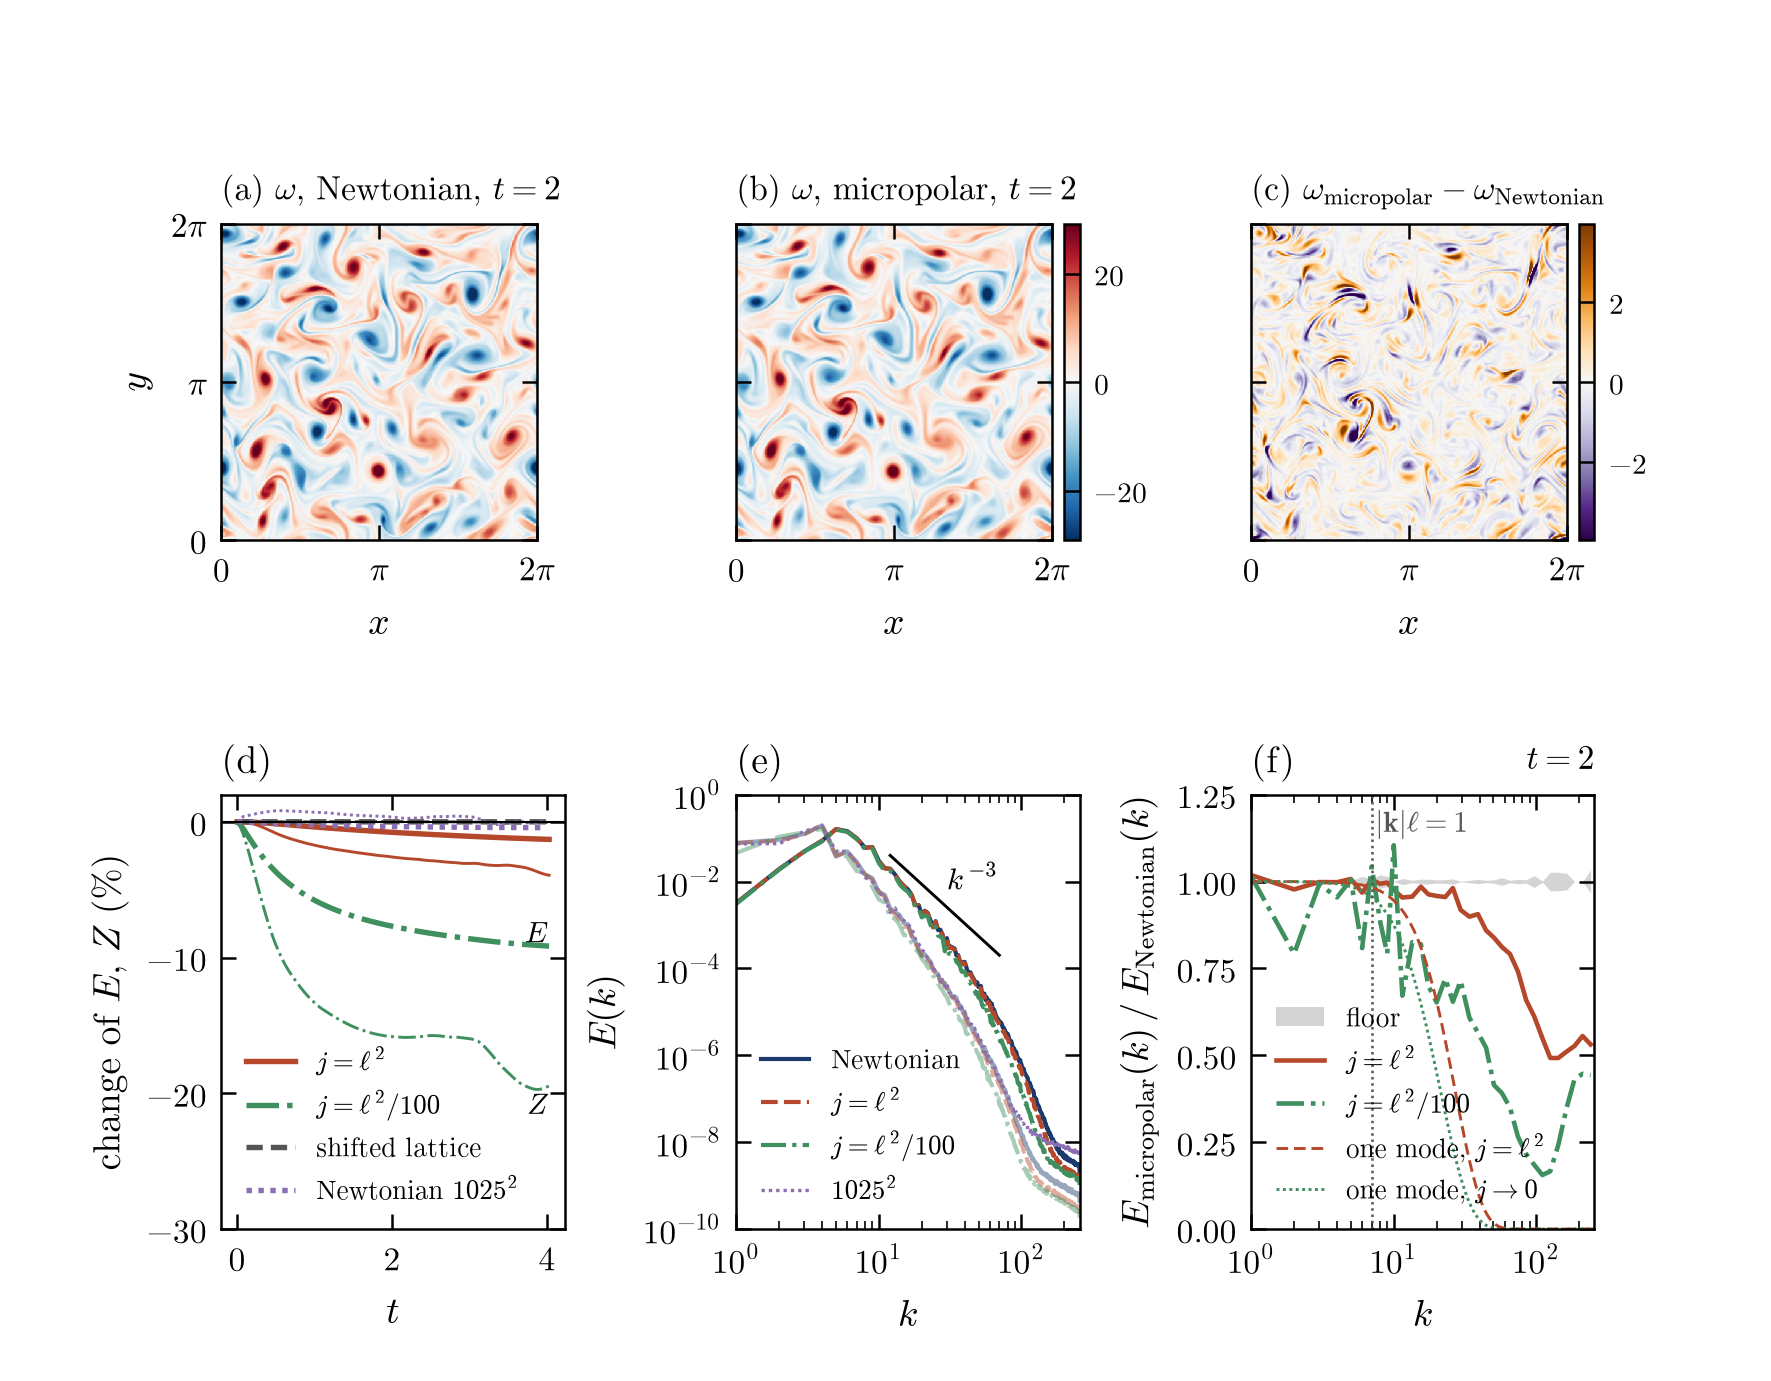

Generate this figure with Python:
"""
Item 24 - decaying 2-D turbulence in the doubly periodic box [0, 2 pi)^2: (a, b) the vorticity of the Newtonian and
of the micropolar run at one time, (c) their difference; (d) the energy E(t) and the enstrophy Z(t) of the micropolar
run and of the floor runs against the Newtonian run; (e) the energy spectra; (f) the spectrum ratio micropolar /
Newtonian against k with the shifted-lattice floor and the linear estimate.

Run from the repository root:  python data/micropolar/ch5_draft/fig_24_turbulence.py
"""
import matplotlib.pyplot as plt
import numpy as np
from mpl_toolkits.axes_grid1 import make_axes_locatable

import sources
import style

SOURCE = sources.PERIODIC
NEWTONIAN = "turbulence_newtonian_n2050"
MICROPOLAR = "turbulence_micropolar_n2050"
SHIFTED = "turbulence_newtonian_n2050_shifted"
COARSE = "turbulence_newtonian_n1025"
SMALL_INERTIA = "turbulence_micropolar_j001_n2050"
FIELD_TIME = 2.0
SPECTRUM_TIMES = ("1", "4")
RATIO_TIMES = ("2",)
WAVENUMBER_OF_LENGTH = 7.0          # |k| l = 1 at k = 7 (l = 1 / 7)


def field(run: str, time: float):
    """The vorticity of a run at the snapshot nearest the time (the repeats carry t = 2, 3, 4; the first runs only
    0, 0.5, 1); None if no snapshot lies within 0.05."""
    for name in (f"{run}_repeat", run):
        for path in sorted((style.REPO_ROOT / SOURCE["fields"]).glob(f"{name}_t*.npz")):
            if abs(float(path.stem.split("_t")[-1]) - time) < 0.05:
                with np.load(path) as archive:
                    return np.array(archive["vorticity"], dtype=np.float32), float(archive["time"]), name
    return None


def map_panel(axis, values, limit, colour_map, title, left, with_bar=True):
    image = axis.imshow(values.T, origin="lower", extent=(0.0, 2.0 * np.pi, 0.0, 2.0 * np.pi), cmap=colour_map,
                        vmin=-limit, vmax=limit, interpolation="nearest")
    axis.set_title(title, fontsize=style.FONT_SIZE - 1.0, loc="left")
    axis.set_xticks([0.0, np.pi, 2.0 * np.pi], ["0", r"$\pi$", r"$2\pi$"])
    axis.set_yticks([0.0, np.pi, 2.0 * np.pi], ["0", r"$\pi$", r"$2\pi$"] if left else [])
    axis.set_xlabel("$x$")
    if left:
        axis.set_ylabel("$y$")
    bar_axis = make_axes_locatable(axis).append_axes("right", size="5%", pad=0.04)
    if with_bar:
        bar = axis.figure.colorbar(image, cax=bar_axis)
        bar.ax.tick_params(labelsize=style.FONT_SIZE - 2.0)
    else:
        bar_axis.set_visible(False)
    return image


def smoothed(values, cutoff=100.0):
    """The field with a Gaussian low-pass exp(-(k / cutoff)^2) (the grid-scale noise of the particle deposit
    otherwise covers the difference of two runs)."""
    modes = np.fft.fftfreq(values.shape[0], d=1.0 / values.shape[0])
    kx, ky = np.meshgrid(modes, modes, indexing="ij")
    return np.real(np.fft.ifft2(np.fft.fft2(values) * np.exp(-(kx ** 2 + ky ** 2) / cutoff ** 2)))


def binned(shells, spectrum):
    """Sums of the spectrum over single shells up to k = 10 and bins of about 8 % in k above."""
    edges = np.unique(np.concatenate([np.arange(1, 11), np.rint(np.geomspace(10, shells[-1] + 1, 26))]).astype(int))
    centres, sums = [], []
    for low, high in zip(edges[:-1], edges[1:]):
        chosen = (shells >= low) & (shells < high)
        centres.append(float(np.sqrt(low * max(high - 1, low))))
        sums.append(float(np.sum(spectrum[chosen])))
    return np.asarray(centres), np.asarray(sums)


def main() -> int:
    style.setup()
    if not style.exists(SOURCE["turbulence"]):
        print("[pack] item 24: no turbulence analysis yet")
        return 0
    analysis = style.load_json(SOURCE["turbulence"])
    series = analysis.get("series", {})
    if NEWTONIAN not in series or MICROPOLAR not in series:
        print("[pack] item 24: the 2050^2 runs are not analysed yet")
        return 0
    figure = plt.figure(figsize=(style.WIDE, 0.78 * style.WIDE))
    grid = figure.add_gridspec(2, 3, height_ratios=(1.0, 1.0), hspace=0.45, wspace=0.50)
    numbers = {}
    # (a, b, c) vorticity at FIELD_TIME and the difference
    newtonian_field, micropolar_field = field(NEWTONIAN, FIELD_TIME), field(MICROPOLAR, FIELD_TIME)
    if newtonian_field is not None and micropolar_field is not None:
        limit = float(np.percentile(np.abs(newtonian_field[0]), 99.5))
        difference = smoothed(micropolar_field[0] - newtonian_field[0])
        difference_limit = float(np.percentile(np.abs(difference), 99.5))
        map_panel(figure.add_subplot(grid[0, 0]), newtonian_field[0], limit, style.FIELD_SIGNED,
                  rf"(a) $\omega$, Newtonian, $t = {newtonian_field[1]:.0f}$", True, with_bar=False)
        map_panel(figure.add_subplot(grid[0, 1]), micropolar_field[0], limit, style.FIELD_SIGNED,
                  rf"(b) $\omega$, micropolar, $t = {micropolar_field[1]:.0f}$", False)
        map_panel(figure.add_subplot(grid[0, 2]), difference, difference_limit, "PuOr_r",
                  r"(c) $\omega_\mathrm{micropolar} - \omega_\mathrm{Newtonian}$", False)
        numbers["fields"] = {"time": newtonian_field[1], "runs": [newtonian_field[2], micropolar_field[2]],
                             "vorticity_99_5_percentile": limit, "difference_99_5_percentile": difference_limit,
                             "difference_rms_over_vorticity_rms": float(np.sqrt(np.mean(difference ** 2))
                                                                        / np.sqrt(np.mean(newtonian_field[0] ** 2)))}
    # (d) E and Z against the Newtonian run: the two micropolar runs and the floors
    axis = figure.add_subplot(grid[1, 0])
    for run, reference, colour, dashes, label in (
            (MICROPOLAR, NEWTONIAN, style.SERIES[1][0], "-", r"$j = \ell^2$"),
            (SMALL_INERTIA, NEWTONIAN, style.SERIES[2][0], (0, (6, 1.5, 1, 1.5)), r"$j = \ell^2/100$"),
            (SHIFTED, NEWTONIAN, style.MUTED, (0, (3, 1.5)), "shifted lattice"),
            (COARSE, NEWTONIAN, style.SERIES[3][0], (0, (1, 1.2)), r"Newtonian $1025^2$")):
        if run not in series or reference not in series:
            continue
        reference_time = np.asarray(series[reference]["time"])
        inside = np.asarray(series[run]["time"]) <= reference_time[-1] + 1e-9
        time = np.asarray(series[run]["time"])[inside]
        for key, width in (("energy", 1.3), ("enstrophy", 0.7)):
            base = np.interp(time, reference_time, np.asarray(series[reference][key]))
            axis.plot(time, 100.0 * (np.asarray(series[run][key])[inside] / base - 1.0), color=colour, linestyle=dashes,
                      linewidth=width, label=label if key == "energy" else None)
    axis.axhline(0.0, color=style.INK, linewidth=0.5)
    axis.set_xlabel("$t$")
    axis.set_ylabel(r"change of $E$, $Z$ (%)")
    axis.set_ylim(-30.0, 2.0)
    axis.text(4.0, -9.3, "$E$", fontsize=style.FONT_SIZE - 2.0, ha="right", va="bottom")
    axis.text(4.0, -19.8, "$Z$", fontsize=style.FONT_SIZE - 2.0, ha="right", va="top")
    axis.legend(loc="lower left", fontsize=style.FONT_SIZE - 2.5, handlelength=1.8, frameon=False)
    style.panel_letter(axis, "d")
    # (e) energy spectra at t = 1 and 4
    shells = np.asarray(analysis["shells"], dtype=np.float64)
    spectra = analysis.get("spectra", {})
    chosen_times = [time for time in SPECTRUM_TIMES if time in spectra]
    axis = figure.add_subplot(grid[1, 1])
    shades = np.linspace(1.0, 0.45, max(len(chosen_times), 1))
    keep = shells >= 1
    for position, (shade, time) in enumerate(zip(shades, chosen_times)):
        entry = spectra[time]
        for run, colour, dashes, label in (("newtonian", style.SERIES[0][0], "-", "Newtonian"),
                                           (MICROPOLAR, style.SERIES[1][0], (0, (4, 1.5)), r"$j = \ell^2$"),
                                           (SMALL_INERTIA, style.SERIES[2][0], (0, (6, 1.5, 1, 1.5)),
                                            r"$j = \ell^2/100$")):
            if run in entry:
                axis.plot(shells[keep], np.asarray(entry[run])[keep], color=colour, linewidth=1.0, alpha=shade,
                          linestyle=dashes, label=label if position == 0 else None)
        if COARSE in entry and time == chosen_times[-1]:
            axis.plot(shells[keep], np.asarray(entry[COARSE])[keep], color=style.SERIES[3][0], linewidth=0.8,
                      linestyle=(0, (1, 1.2)), label=r"$1025^2$")
    reference = np.array([12.0, 70.0])
    axis.plot(reference, 4e-2 * (reference / 12.0) ** -3.0, color=style.INK, linewidth=0.7)
    axis.text(30.0, 4e-2 * (30.0 / 12.0) ** -3.0 * 2.5, "$k^{-3}$", fontsize=style.FONT_SIZE - 1.5)
    axis.set_xscale("log")
    axis.set_yscale("log")
    axis.set_xlim(1.0, shells[-1])
    axis.set_ylim(1e-10, 1.0)
    axis.set_xlabel("$k$")
    axis.set_ylabel("$E(k)$")
    axis.legend(loc="lower left", fontsize=style.FONT_SIZE - 2.5, handlelength=1.8, frameon=False)
    style.panel_letter(axis, "e")
    # (f) spectrum ratio (bins of about 8 % in k) with the shifted-lattice floor and the linear estimates
    axis = figure.add_subplot(grid[1, 2])
    for time in [time for time in RATIO_TIMES if time in spectra]:
        entry = spectra[time]
        colour = style.SERIES[1][0]           # the colour of j = l^2 in (d) and (e)
        centres, newtonian = binned(shells, np.asarray(entry["newtonian"]))
        if SHIFTED in entry:
            floor = np.abs(binned(shells, np.asarray(entry[SHIFTED]))[1] / newtonian - 1.0)
            axis.fill_between(centres, 1.0 - floor, 1.0 + floor, color=style.MUTED, alpha=0.25, linewidth=0.0,
                              label="floor")
        if MICROPOLAR in entry:
            axis.plot(centres, binned(shells, np.asarray(entry[MICROPOLAR]))[1] / newtonian, color=colour,
                      linewidth=1.1, label=r"$j = \ell^2$")
        if SMALL_INERTIA in entry:
            axis.plot(centres, binned(shells, np.asarray(entry[SMALL_INERTIA]))[1] / newtonian,
                      color=style.SERIES[2][0], linewidth=1.1, linestyle=(0, (6, 1.5, 1, 1.5)),
                      label=r"$j = \ell^2/100$")
        axis.plot(shells[keep], np.asarray(entry["linear_inertial"])[keep], color=colour, linewidth=0.7,
                  linestyle=(0, (4, 2)), label=r"one mode, $j = \ell^2$")
        axis.plot(shells[keep], np.asarray(entry["linear_quasi_steady"])[keep], color=style.SERIES[2][0],
                  linewidth=0.7, linestyle=(0, (1, 1.2)), label=r"one mode, $j \to 0$")
        axis.set_title(rf"$t = {float(entry['time']):.0f}$", fontsize=style.FONT_SIZE - 1.0, loc="right")
    axis.axvline(WAVENUMBER_OF_LENGTH, color=style.MUTED, linewidth=0.6, linestyle=(0, (1, 1.5)))
    axis.text(WAVENUMBER_OF_LENGTH * 1.06, 1.12, r"$|\mathbf{k}|\ell = 1$", fontsize=style.FONT_SIZE - 2.0,
              color=style.MUTED, va="bottom")
    axis.set_xscale("log")
    axis.set_xlim(1.0, shells[-1])
    axis.set_ylim(0.0, 1.25)
    axis.set_xlabel("$k$")
    axis.set_ylabel(r"$E_\mathrm{micropolar}(k)\,/\,E_\mathrm{Newtonian}(k)$")
    axis.legend(loc="lower left", fontsize=style.FONT_SIZE - 2.5, handlelength=1.8, frameon=False)
    style.panel_letter(axis, "f")
    style.save(figure, "fig_24_turbulence")
    for name, record in analysis.get("runs", {}).items():
        numbers[name] = {key: record[key] for key in ("particles", "steps", "timestep", "elapsed_seconds")}
    for time, rows in analysis.get("bands", {}).items():
        numbers[f"bands_t{time}"] = rows
    for run in (NEWTONIAN, MICROPOLAR):
        numbers[f"{run}_end"] = {"time": float(series[run]["time"][-1]), "energy": float(series[run]["energy"][-1]),
                                 "enstrophy": float(series[run]["enstrophy"][-1])}
    caption = (
        "Decaying two-dimensional turbulence in the doubly periodic box [0, 2 pi)^2: 2050^2 particles (h = 5 dx), "
        "initial energy spectrum E(k) ~ k^4 exp(-2 (k / k0)^2) with k0 = 10 and random phases (fixed seed), u' = 1, "
        "Ma 0.02 on the initial peak speed; the Newtonian fluid of viscosity mu + kappa / 2 = 1e-3 (Re = u' / (k0 "
        "nu) = 100) and the micropolar fluid K = 3, j = l^2, l = 1/7 (|k| l = 1 at k = 7) with the same far-field "
        "viscosity, both from the same field (w = omega / 2). Z is the enstrophy (1/2) <omega^2> = sum k^2 E(k). "
        "(a, b) Vorticity of the Newtonian and the micropolar run at t = 2 and (c) their difference (the repeats of "
        "the two runs on one card, which carry the snapshots at t >= 2; deposit on a 1024^2 grid, shown at 512^2; the "
        "difference low-passed with exp(-(k / 100)^2) against the grid-scale noise of the deposit). "
        "(d) E and Z of the micropolar runs (j = l^2, and j = l^2 / 100 with the same dt) against the Newtonian "
        "run (thick: E, thin: Z), with the shifted-lattice floor and the Newtonian run at 1025^2 (resolution); the "
        "repeats on one card and the Newtonian run on the other card lie on the shifted-lattice floor (Section 18.5). "
        "(e) Energy spectra at t = 1 and 4 (paler = later) with the 1025^2 run at t = 4. (f) The ratio of the spectra "
        "micropolar / Newtonian at t = 2 in bins of about 8 % in k (solid: j = l^2, dash-dotted: j = l^2 / 100) with the "
        "floor |ratio - 1| of the shifted-lattice run (grey band), and the linear estimates for a single Fourier mode "
        "decaying alone at the slow rate of the two-mode system with j = l^2 (dashed) and at the quasi-steady mu_eff "
        "(j -> 0, dotted).")
    style.record("24", "Decaying 2-D turbulence: vorticity, E(t) and the enstrophy Z(t), spectra and their ratio",
                 SOURCE["status"], caption, ["fig_24_turbulence.pdf", "fig_24_turbulence.png"],
                 [SOURCE["turbulence"], SOURCE["fields"]], numbers, SOURCE["tag"])
    return 0


if __name__ == "__main__":
    raise SystemExit(main())
